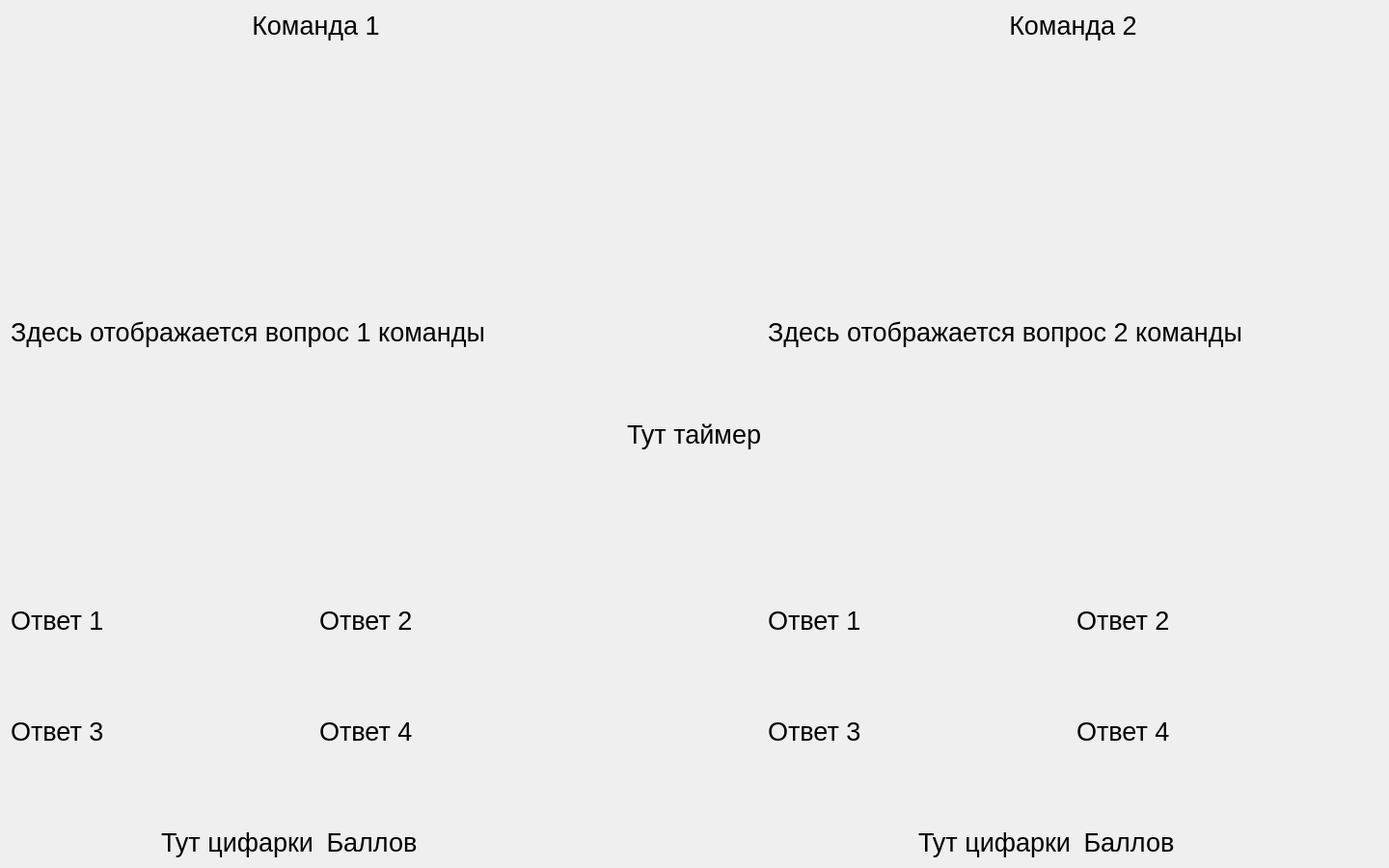
<?xml version="1.0" encoding="UTF-8"?>
<ui version="4.0">
 <class>hostSecondpartgame</class>
 <widget class="QWidget" name="hostSecondpartgame">
  <property name="geometry">
   <rect>
    <x>0</x>
    <y>0</y>
    <width>1440</width>
    <height>900</height>
   </rect>
  </property>
  <property name="windowTitle">
   <string>Form</string>
  </property>
  <layout class="QGridLayout" name="gridLayout">
   <item row="0" column="2">
    <layout class="QVBoxLayout" name="verticalLayout">
     <item>
      <widget class="QLabel" name="label_10">
       <property name="font">
        <font>
         <pointsize>20</pointsize>
        </font>
       </property>
       <property name="text">
        <string>Команда 2</string>
       </property>
       <property name="alignment">
        <set>Qt::AlignCenter</set>
       </property>
      </widget>
     </item>
     <item>
      <spacer name="verticalSpacer_3">
       <property name="orientation">
        <enum>Qt::Vertical</enum>
       </property>
       <property name="sizeHint" stdset="0">
        <size>
         <width>20</width>
         <height>40</height>
        </size>
       </property>
      </spacer>
     </item>
     <item>
      <spacer name="horizontalSpacer_2">
       <property name="orientation">
        <enum>Qt::Horizontal</enum>
       </property>
       <property name="sizeHint" stdset="0">
        <size>
         <width>40</width>
         <height>20</height>
        </size>
       </property>
      </spacer>
     </item>
     <item>
      <widget class="QLabel" name="label_4">
       <property name="font">
        <font>
         <pointsize>20</pointsize>
        </font>
       </property>
       <property name="text">
        <string>Здесь отображается вопрос 2 команды</string>
       </property>
      </widget>
     </item>
     <item>
      <spacer name="verticalSpacer_5">
       <property name="orientation">
        <enum>Qt::Vertical</enum>
       </property>
       <property name="sizeHint" stdset="0">
        <size>
         <width>20</width>
         <height>40</height>
        </size>
       </property>
      </spacer>
     </item>
     <item>
      <layout class="QGridLayout" name="gridLayout_4">
       <item row="2" column="0">
        <widget class="QLabel" name="label_11">
         <property name="font">
          <font>
           <pointsize>20</pointsize>
          </font>
         </property>
         <property name="text">
          <string>Ответ 3</string>
         </property>
        </widget>
       </item>
       <item row="0" column="1">
        <widget class="QLabel" name="label_13">
         <property name="font">
          <font>
           <pointsize>20</pointsize>
          </font>
         </property>
         <property name="text">
          <string>Ответ 2</string>
         </property>
        </widget>
       </item>
       <item row="0" column="0">
        <widget class="QLabel" name="label_12">
         <property name="font">
          <font>
           <pointsize>20</pointsize>
          </font>
         </property>
         <property name="text">
          <string>Ответ 1</string>
         </property>
        </widget>
       </item>
       <item row="2" column="1">
        <widget class="QLabel" name="label_14">
         <property name="font">
          <font>
           <pointsize>20</pointsize>
          </font>
         </property>
         <property name="text">
          <string>Ответ 4</string>
         </property>
        </widget>
       </item>
       <item row="4" column="0">
        <spacer name="verticalSpacer_6">
         <property name="orientation">
          <enum>Qt::Vertical</enum>
         </property>
         <property name="sizeHint" stdset="0">
          <size>
           <width>20</width>
           <height>40</height>
          </size>
         </property>
        </spacer>
       </item>
       <item row="5" column="1">
        <widget class="QLabel" name="label_17">
         <property name="font">
          <font>
           <pointsize>20</pointsize>
          </font>
         </property>
         <property name="text">
          <string> Баллов</string>
         </property>
        </widget>
       </item>
       <item row="5" column="0">
        <widget class="QLabel" name="label_16">
         <property name="font">
          <font>
           <pointsize>20</pointsize>
          </font>
         </property>
         <property name="text">
          <string>Тут цифарки</string>
         </property>
         <property name="alignment">
          <set>Qt::AlignRight|Qt::AlignTrailing|Qt::AlignVCenter</set>
         </property>
        </widget>
       </item>
       <item row="1" column="0">
        <spacer name="verticalSpacer_12">
         <property name="orientation">
          <enum>Qt::Vertical</enum>
         </property>
         <property name="sizeHint" stdset="0">
          <size>
           <width>20</width>
           <height>40</height>
          </size>
         </property>
        </spacer>
       </item>
      </layout>
     </item>
    </layout>
   </item>
   <item row="0" column="1">
    <widget class="QLabel" name="label_15">
     <property name="font">
      <font>
       <pointsize>20</pointsize>
      </font>
     </property>
     <property name="text">
      <string>Тут таймер</string>
     </property>
    </widget>
   </item>
   <item row="0" column="0">
    <layout class="QVBoxLayout" name="verticalLayout_2">
     <item>
      <widget class="QLabel" name="label_9">
       <property name="font">
        <font>
         <pointsize>20</pointsize>
        </font>
       </property>
       <property name="text">
        <string>Команда 1</string>
       </property>
       <property name="alignment">
        <set>Qt::AlignCenter</set>
       </property>
      </widget>
     </item>
     <item>
      <spacer name="verticalSpacer">
       <property name="orientation">
        <enum>Qt::Vertical</enum>
       </property>
       <property name="sizeHint" stdset="0">
        <size>
         <width>20</width>
         <height>40</height>
        </size>
       </property>
      </spacer>
     </item>
     <item>
      <spacer name="horizontalSpacer">
       <property name="orientation">
        <enum>Qt::Horizontal</enum>
       </property>
       <property name="sizeHint" stdset="0">
        <size>
         <width>40</width>
         <height>20</height>
        </size>
       </property>
      </spacer>
     </item>
     <item>
      <widget class="QLabel" name="label">
       <property name="font">
        <font>
         <pointsize>20</pointsize>
        </font>
       </property>
       <property name="text">
        <string>Здесь отображается вопрос 1 команды</string>
       </property>
      </widget>
     </item>
     <item>
      <spacer name="verticalSpacer_4">
       <property name="orientation">
        <enum>Qt::Vertical</enum>
       </property>
       <property name="sizeHint" stdset="0">
        <size>
         <width>20</width>
         <height>40</height>
        </size>
       </property>
      </spacer>
     </item>
     <item>
      <layout class="QGridLayout" name="gridLayout_2">
       <item row="0" column="1">
        <widget class="QLabel" name="label_5">
         <property name="font">
          <font>
           <pointsize>20</pointsize>
          </font>
         </property>
         <property name="text">
          <string>Ответ 2</string>
         </property>
        </widget>
       </item>
       <item row="2" column="0">
        <widget class="QLabel" name="label_7">
         <property name="font">
          <font>
           <pointsize>20</pointsize>
          </font>
         </property>
         <property name="text">
          <string>Ответ 3</string>
         </property>
        </widget>
       </item>
       <item row="5" column="1">
        <widget class="QLabel" name="label_3">
         <property name="font">
          <font>
           <pointsize>20</pointsize>
          </font>
         </property>
         <property name="text">
          <string> Баллов</string>
         </property>
        </widget>
       </item>
       <item row="3" column="0">
        <spacer name="verticalSpacer_11">
         <property name="orientation">
          <enum>Qt::Vertical</enum>
         </property>
         <property name="sizeHint" stdset="0">
          <size>
           <width>20</width>
           <height>40</height>
          </size>
         </property>
        </spacer>
       </item>
       <item row="5" column="0">
        <widget class="QLabel" name="label_2">
         <property name="font">
          <font>
           <pointsize>20</pointsize>
          </font>
         </property>
         <property name="text">
          <string>Тут цифарки</string>
         </property>
         <property name="alignment">
          <set>Qt::AlignRight|Qt::AlignTrailing|Qt::AlignVCenter</set>
         </property>
        </widget>
       </item>
       <item row="0" column="0">
        <widget class="QLabel" name="label_6">
         <property name="font">
          <font>
           <pointsize>20</pointsize>
          </font>
         </property>
         <property name="text">
          <string>Ответ 1</string>
         </property>
        </widget>
       </item>
       <item row="2" column="1">
        <widget class="QLabel" name="label_8">
         <property name="font">
          <font>
           <pointsize>20</pointsize>
          </font>
         </property>
         <property name="text">
          <string>Ответ 4</string>
         </property>
        </widget>
       </item>
       <item row="1" column="0">
        <spacer name="verticalSpacer_7">
         <property name="orientation">
          <enum>Qt::Vertical</enum>
         </property>
         <property name="sizeHint" stdset="0">
          <size>
           <width>20</width>
           <height>40</height>
          </size>
         </property>
        </spacer>
       </item>
      </layout>
     </item>
    </layout>
   </item>
  </layout>
 </widget>
 <resources/>
 <connections/>
</ui>
